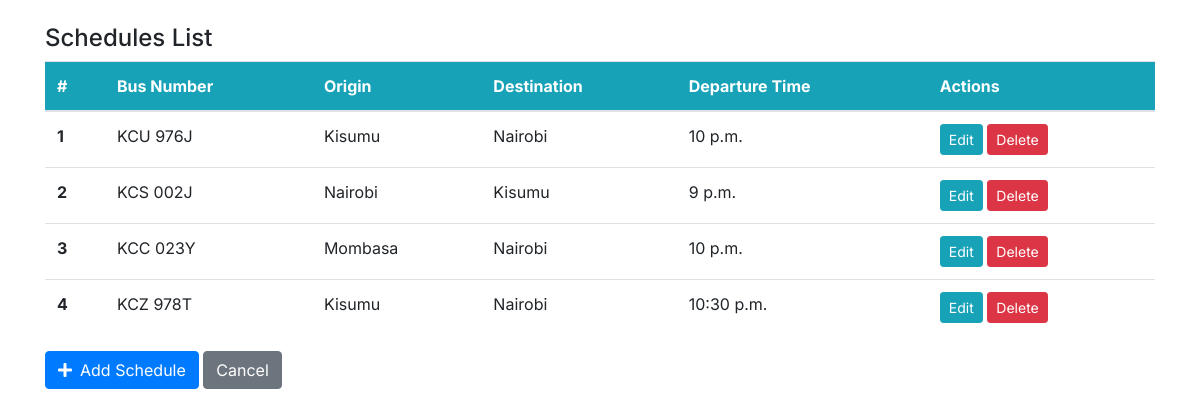
The app's page /schedule/ (signed in) with its own data.
### main/models.py (models this page shows, shortened)
class Schedule(models.Model):
    scheduleID = models.AutoField(primary_key=True)
    bus = models.ForeignKey(Bus, on_delete=models.CASCADE)
    route = models.ForeignKey(Route, on_delete=models.CASCADE)
    departureTime = models.TimeField()
    arrivalTime = models.TimeField()
    date = models.DateField()

class Bus(models.Model):
    BUS_TYPE_CHOICES = [
        ('Economy', 'Economy'),
        ('Business', 'Business'),
    ]
    STATUS_CHOICES = [
        ('Active', 'Active'),
        ('Maintenance', 'Maintenance'),
    ]
    busNumber = models.CharField(max_length=20, unique=True)
    capacity = models.PositiveIntegerField()
    type = models.CharField(max_length=20, choices=BUS_TYPE_CHOICES)
    status = models.CharField(max_length=20, choices=STATUS_CHOICES)

class Route(models.Model):
    routeID = models.CharField(max_length=20, unique=True)
    origin = models.CharField(max_length=100)
    destination = models.CharField(max_length=100)
    distance = models.FloatField()
    fare = models.DecimalField(max_digits=10, decimal_places=2)

### main/views.py (the view)
# urls.py: path('schedule/', views.schedules, name='schedule'),
@login_required(login_url="/login")
def schedules(request):
    schedules = Schedule.objects.all()
    context = {
        'schedules': schedules,
    }
    return render(request, 'schedule.html', context)

### templates/schedule.html (shortened to what this page needs)
{% load static %}
<!doctype html>
<html lang="en">
<head>
    <link rel="stylesheet" href="https://cdn.jsdelivr.net/npm/bootstrap@4.6.0/dist/css/bootstrap.min.css"
>
    <link rel="stylesheet" href="https://use.fontawesome.com/releases/v5.15.2/css/all.css"
>
    <link rel="stylesheet" href="{% static 'css/style.css' %}">
</head>
<body>
    <div class="container my-4">
        <h4>Schedules List</h4>
        <table class="table bg-white">
            <thead class="bg-info">
                <tr class="text-white">
                    <th scope="col">#</th>
                    <th scope="col">Bus Number</th>
                    <th scope="col">Origin</th>
                    <th scope="col">Destination</th>
                    <th scope="col">Departure Time</th>
                    <th scope="col">Actions</th>
                </tr>
            </thead>
            <tbody>
                {% for schedule in schedules %}
                <tr>
                    <th scope="row">{{ forloop.counter }}</th>
                    <td>{{ schedule.bus.busNumber }}</td>
                    <td>{{ schedule.route.origin }}</td>
                    <td>{{ schedule.route.destination }}</td>
                    <td>{{ schedule.departureTime }}</td>
                    <td>
                        <a class="btn btn-info btn-sm" href="{% url 'edit_schedule' schedule.scheduleID %}">Edit</a>
                        <a class="btn btn-danger btn-sm" href="{% url 'delete_schedule' schedule.scheduleID %}">Delete</a>
                    </td>
                </tr>
                {% empty %}
                <tr>
                    <td colspan="6" class="text-center">No schedules found.</td>
                </tr>
                {% endfor %}
            </tbody>
        </table>
        <a class="btn btn-primary" href="{% url 'add_schedule' %}"><i class="fas fa-plus mr-2"></i>Add Schedule</a>
        <a href="{% url 'admin_template' %}" class="btn btn-secondary">Cancel</a>
    </div>
</body>
</html>

### static/css/style.css (style rules this page uses)
body, button { font-family: "Inter", sans-serif; }
:root { --offcanvas-width: 270px; --topNavbarHeight: 56px; }
@media (min-width: 992px) { body { overflow: auto !important; } }

### records on screen
Schedule: bus.busNumber "KCU 976J", route.origin "Kisumu", route.destination "Nairobi", departureTime "10 p.m."
Schedule: bus.busNumber "KCS 002J", route.origin "Nairobi", route.destination "Kisumu", departureTime "9 p.m."
Schedule: bus.busNumber "KCC 023Y", route.origin "Mombasa", route.destination "Nairobi", departureTime "10 p.m."
Schedule: bus.busNumber "KCZ 978T", route.origin "Kisumu", route.destination "Nairobi", departureTime "10:30 p.m."
